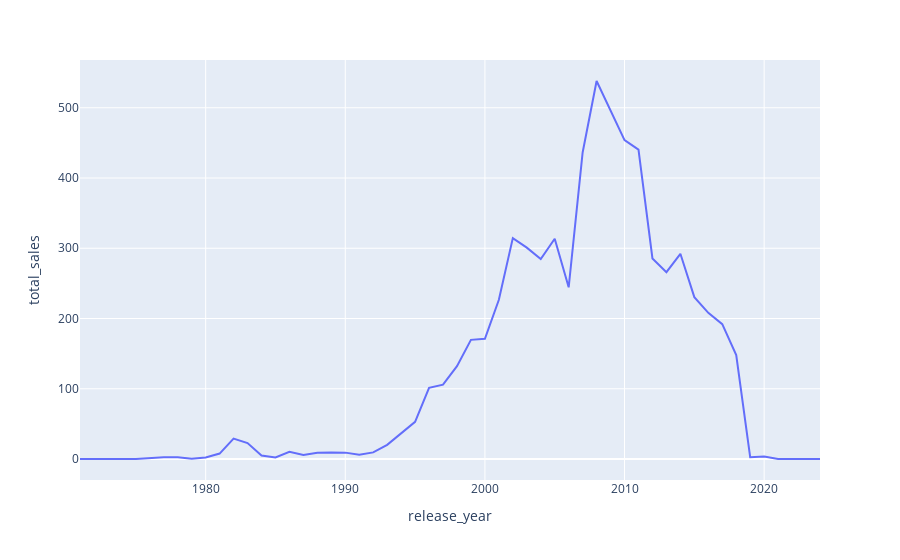

The notebook cell this image was saved under:
### Code cell
# Plotting Sales Trend

px.line(
    annual_sales,
    x = 'release_year',
    y = 'total_sales'
)

### Figure 1 — Plotly figure (JSON) as saved in the notebook; plotly's stock layout.template omitted (floating-point values rounded to 4 significant figures)
{"data": [{"hovertemplate": "release_year=%{x}<br>total_sales=%{y}<extra></extra>", "legendgroup": "", "line": {"color": "#636efa", "dash": "solid"}, "marker": {"symbol": "circle"}, "mode": "lines", "name": "", "orientation": "v", "showlegend": false, "type": "scatter", "x": [1971.0, 1973.0, 1975.0, 1977.0, 1978.0, 1979.0, 1980.0, 1981.0, 1982.0, 1983.0, 1984.0, 1985.0, 1986.0, 1987.0, 1988.0, 1989.0, 1990.0, 1991.0, 1992.0, 1993.0, 1994.0, 1995.0, 1996.0, 1997.0, 1998.0, 1999.0, 2000.0, 2001.0, 2002.0, 2003.0, 2004.0, 2005.0, 2006.0, 2007.0, 2008.0, 2009.0, 2010.0, 2011.0, 2012.0, 2013.0, 2014.0, 2015.0, 2016.0, 2017.0, 2018.0, 2019.0, 2020.0, 2021.0, 2022.0, 2023.0, 2024.0], "xaxis": "x", "y": [0.0, 0.0, 0.0, 2.5, 2.36, 0.31, 2.26, 7.73, 28.99, 22.68, 4.85, 2.19, 10.35, 5.59, 8.73, 9.12, 9.07, 6.05, 9.38, 20.16, 36.85, 52.98, 101.4, 105.9, 132.2, 169.6, 171.1, 226.8, 314.5, 300.9, 284.7, 313.5, 244.4, 436.4, 538.1, 495.4, 454.0, 440.3, 285.5, 266.0, 292.1, 230.4, 208.0, 192.0, 148.0, 2.55, 3.45, 0.0, 0.0, 0.0, 0.0], "yaxis": "y"}], "layout": {"legend": {"tracegroupgap": 0}, "margin": {"t": 60}, "xaxis": {"anchor": "y", "domain": [0, 1], "title": {"text": "release_year"}}, "yaxis": {"anchor": "x", "domain": [0, 1], "title": {"text": "total_sales"}}}}
